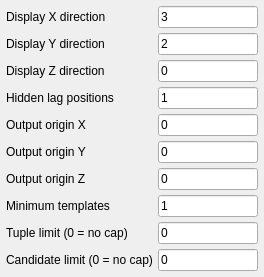
          <widget class="QWidget" name="page_3">
            <attribute name="title">
              <string>Lag output</string>
            </attribute>
            <layout class="QVBoxLayout" name="hosc_layout_6">
              <property name="margin">
                <number>6</number>
              </property>
              <property name="spacing">
                <number>5</number>
              </property>
              <item>
                <widget class="QWidget" name="fst_dir_fields">
                  <property name="sizePolicy">
                    <sizepolicy hsizetype="Preferred" vsizetype="Maximum">
                      <horstretch>0</horstretch>
                      <verstretch>0</verstretch>
                    </sizepolicy>
                  </property>
                  <layout class="QGridLayout" name="hosc_layout_7">
                    <property name="margin">
                      <number>0</number>
                    </property>
                    <property name="spacing">
                      <number>5</number>
                    </property>
                    <item row="0" column="0">
                      <widget class="QLabel" name="label_fst_dir">
                        <property name="text">
                          <string>Display X direction</string>
                        </property>
                      </widget>
                    </item>
                    <item row="0" column="1">
                      <widget class="QLineEdit" name="fst_dir">
                        <property name="sizePolicy">
                          <sizepolicy hsizetype="Ignored" vsizetype="Fixed">
                            <horstretch>0</horstretch>
                            <verstretch>0</verstretch>
                          </sizepolicy>
                        </property>
                        <property name="minimumSize">
                          <size>
                            <width>100</width>
                            <height>22</height>
                          </size>
                        </property>
                        <property name="text">
                          <string>3</string>
                        </property>
                      </widget>
                    </item>
                    <item row="1" column="0">
                      <widget class="QLabel" name="label_snd_dir">
                        <property name="text">
                          <string>Display Y direction</string>
                        </property>
                      </widget>
                    </item>
                    <item row="1" column="1">
                      <widget class="QLineEdit" name="snd_dir">
                        <property name="sizePolicy">
                          <sizepolicy hsizetype="Ignored" vsizetype="Fixed">
                            <horstretch>0</horstretch>
                            <verstretch>0</verstretch>
                          </sizepolicy>
                        </property>
                        <property name="minimumSize">
                          <size>
                            <width>100</width>
                            <height>22</height>
                          </size>
                        </property>
                        <property name="text">
                          <string>2</string>
                        </property>
                      </widget>
                    </item>
                    <item row="2" column="0">
                      <widget class="QLabel" name="label_trd_dir">
                        <property name="text">
                          <string>Display Z direction</string>
                        </property>
                        <property name="toolTip">
                          <string>0 disables this output axis. Other direction IDs are one-based.</string>
                        </property>
                      </widget>
                    </item>
                    <item row="2" column="1">
                      <widget class="QLineEdit" name="trd_dir">
                        <property name="sizePolicy">
                          <sizepolicy hsizetype="Ignored" vsizetype="Fixed">
                            <horstretch>0</horstretch>
                            <verstretch>0</verstretch>
                          </sizepolicy>
                        </property>
                        <property name="minimumSize">
                          <size>
                            <width>100</width>
                            <height>22</height>
                          </size>
                        </property>
                        <property name="text">
                          <string>0</string>
                        </property>
                        <property name="toolTip">
                          <string>0 disables this output axis. Other direction IDs are one-based.</string>
                        </property>
                      </widget>
                    </item>
                    <item row="3" column="0">
                      <widget class="QLabel" name="label_cross_pos">
                        <property name="text">
                          <string>Hidden lag positions</string>
                        </property>
                        <property name="toolTip">
                          <string>One-based position for each hidden direction. Clear when every direction is displayed.</string>
                        </property>
                      </widget>
                    </item>
                    <item row="3" column="1">
                      <widget class="QLineEdit" name="cross_pos">
                        <property name="sizePolicy">
                          <sizepolicy hsizetype="Ignored" vsizetype="Fixed">
                            <horstretch>0</horstretch>
                            <verstretch>0</verstretch>
                          </sizepolicy>
                        </property>
                        <property name="minimumSize">
                          <size>
                            <width>100</width>
                            <height>22</height>
                          </size>
                        </property>
                        <property name="text">
                          <string>1</string>
                        </property>
                        <property name="toolTip">
                          <string>One-based position for each hidden direction. Clear when every direction is displayed.</string>
                        </property>
                      </widget>
                    </item>
                    <item row="4" column="0">
                      <widget class="QLabel" name="label_xmn_">
                        <property name="text">
                          <string>Output origin X</string>
                        </property>
                      </widget>
                    </item>
                    <item row="4" column="1">
                      <widget class="QLineEdit" name="xmn_">
                        <property name="sizePolicy">
                          <sizepolicy hsizetype="Ignored" vsizetype="Fixed">
                            <horstretch>0</horstretch>
                            <verstretch>0</verstretch>
                          </sizepolicy>
                        </property>
                        <property name="minimumSize">
                          <size>
                            <width>100</width>
                            <height>22</height>
                          </size>
                        </property>
                        <property name="text">
                          <string>0</string>
                        </property>
                      </widget>
                    </item>
                    <item row="5" column="0">
                      <widget class="QLabel" name="label_ymn_">
                        <property name="text">
                          <string>Output origin Y</string>
                        </property>
                      </widget>
                    </item>
                    <item row="5" column="1">
                      <widget class="QLineEdit" name="ymn_">
                        <property name="sizePolicy">
                          <sizepolicy hsizetype="Ignored" vsizetype="Fixed">
                            <horstretch>0</horstretch>
                            <verstretch>0</verstretch>
                          </sizepolicy>
                        </property>
                        <property name="minimumSize">
                          <size>
                            <width>100</width>
                            <height>22</height>
                          </size>
                        </property>
                        <property name="text">
                          <string>0</string>
                        </property>
                      </widget>
                    </item>
                    <item row="6" column="0">
                      <widget class="QLabel" name="label_zmn_">
                        <property name="text">
                          <string>Output origin Z</string>
                        </property>
                      </widget>
                    </item>
                    <item row="6" column="1">
                      <widget class="QLineEdit" name="zmn_">
                        <property name="sizePolicy">
                          <sizepolicy hsizetype="Ignored" vsizetype="Fixed">
                            <horstretch>0</horstretch>
                            <verstretch>0</verstretch>
                          </sizepolicy>
                        </property>
                        <property name="minimumSize">
                          <size>
                            <width>100</width>
                            <height>22</height>
                          </size>
                        </property>
                        <property name="text">
                          <string>0</string>
                        </property>
                      </widget>
                    </item>
                    <item row="7" column="0">
                      <widget class="QLabel" name="label_minimum_template_count">
                        <property name="text">
                          <string>Minimum templates</string>
                        </property>
                        <property name="toolTip">
                          <string>Minimum number of complete templates for a valid output.</string>
                        </property>
                      </widget>
                    </item>
                    <item row="7" column="1">
                      <widget class="QLineEdit" name="minimum_template_count">
                        <property name="sizePolicy">
                          <sizepolicy hsizetype="Ignored" vsizetype="Fixed">
                            <horstretch>0</horstretch>
                            <verstretch>0</verstretch>
                          </sizepolicy>
                        </property>
                        <property name="minimumSize">
                          <size>
                            <width>100</width>
                            <height>22</height>
                          </size>
                        </property>
                        <property name="text">
                          <string>1</string>
                        </property>
                        <property name="toolTip">
                          <string>Minimum number of complete templates for a valid output.</string>
                        </property>
                      </widget>
                    </item>
                    <item row="8" column="0">
                      <widget class="QLabel" name="label_max_template_tuples">
                        <property name="text">
                          <string>Tuple limit (0 = no cap)</string>
                        </property>
                        <property name="toolTip">
                          <string>Point-set tolerance search only.</string>
                        </property>
                      </widget>
                    </item>
                    <item row="8" column="1">
                      <widget class="QLineEdit" name="max_template_tuples">
                        <property name="sizePolicy">
                          <sizepolicy hsizetype="Ignored" vsizetype="Fixed">
                            <horstretch>0</horstretch>
                            <verstretch>0</verstretch>
                          </sizepolicy>
                        </property>
                        <property name="minimumSize">
                          <size>
                            <width>100</width>
                            <height>22</height>
                          </size>
                        </property>
                        <property name="text">
                          <string>0</string>
                        </property>
                        <property name="toolTip">
                          <string>Point-set tolerance search only.</string>
                        </property>
                      </widget>
                    </item>
                    <item row="9" column="0">
                      <widget class="QLabel" name="label_max_candidate_visits">
                        <property name="text">
                          <string>Candidate limit (0 = no cap)</string>
                        </property>
                        <property name="toolTip">
                          <string>Point-set tolerance search only.</string>
                        </property>
                      </widget>
                    </item>
                    <item row="9" column="1">
                      <widget class="QLineEdit" name="max_candidate_visits">
                        <property name="sizePolicy">
                          <sizepolicy hsizetype="Ignored" vsizetype="Fixed">
                            <horstretch>0</horstretch>
                            <verstretch>0</verstretch>
                          </sizepolicy>
                        </property>
                        <property name="minimumSize">
                          <size>
                            <width>100</width>
                            <height>22</height>
                          </size>
                        </property>
                        <property name="text">
                          <string>0</string>
                        </property>
                        <property name="toolTip">
                          <string>Point-set tolerance search only.</string>
                        </property>
                      </widget>
                    </item>
                  </layout>
                </widget>
              </item>
              <item>
                <spacer name="lag_output_bottom_spacer">
                  <property name="orientation">
                    <enum>Qt::Vertical</enum>
                  </property>
                  <property name="sizeType">
                    <enum>QSizePolicy::Expanding</enum>
                  </property>
                  <property name="sizeHint">
                    <size>
                      <width>0</width>
                      <height>0</height>
                    </size>
                  </property>
                </spacer>
              </item>
            </layout>
          </widget>
